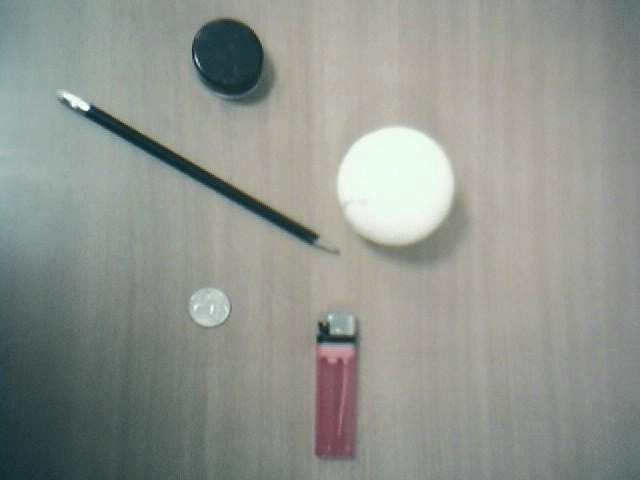
//> input picture imgproc/CreatingBounding/stuff.jpg, 640 x 480 px
$ ./CreatingBounding stuff.jpg   (built with g++ and OpenCV 4)
//> lines starting //> are read from the running program, lines starting //| are printed output that depends on the picture; after the words box and inside, x2 and y2 are one past the last pixel; in counts of white or black regions, pixels touching at a corner belong together
/**
 * 为轮廓创建边界框和圆：boundingRect(), minEnclosingCircle()
 *  - approxPolyDP()：把一个连续光滑曲线折线化
 */

#include <opencv2/imgcodecs.hpp>
#include <opencv2/highgui.hpp>
#include <opencv2/imgproc.hpp>
#include <iostream>

using namespace cv;
using namespace std;

Mat src_gray;
int thresh = 100;
RNG rng(12345);

/// Function header
void thresh_callback(int, void *);

int main(int argc, char *argv[]) {
    //! [setup]
    /// Load source image
    CommandLineParser parser(argc, argv, "{@input | stuff.jpg | input image}");
    Mat src = imread(samples::findFile(parser.get<String>("@input")));
//> src is the input picture: 480 rows x 640 cols, CV_8UC3; mean B, G, R 143.1, 148.5, 144.4
    if (src.empty()) {
        cout << "Could not open or find the image!\n" << endl;
        cout << "usage: " << argv[0] << " <Input image>" << endl;
        return -1;
    }

    /// Convert image to gray and blur it
    cvtColor(src, src_gray, COLOR_BGR2GRAY);
    blur(src_gray, src_gray, Size(3, 3));
    //! [setup]

    //! [createWindow]
    /// Create Window
    const char *source_window = "Source";
    namedWindow(source_window);
    imshow(source_window, src);
    //! [createWindow]

    //! [trackbar]
    const int max_thresh = 255;
    createTrackbar("Canny thresh:", source_window, &thresh, max_thresh, thresh_callback);
    thresh_callback(0, 0);
    //! [trackbar]

    waitKey();
    return 0;
}

/**
 * @function thresh_callback
 */
void thresh_callback(int, void *) {
    //! [Canny]
    /// Detect edges using Canny
    Mat canny_output;
    Canny(src_gray, canny_output, thresh, thresh * 2);
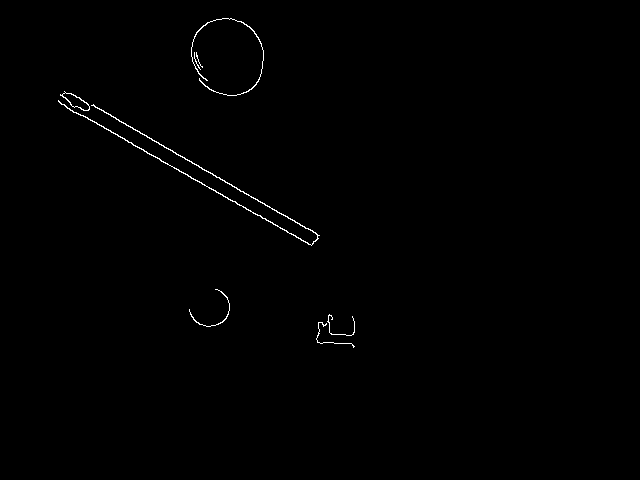
//> canny_output: 480 rows x 640 cols, CV_8UC1; 0.46% white in thin lines or dots, all inside (x1, y1, x2, y2) = (58, 18, 355, 348)
    //! [Canny]

    //! [findContours]
    /// Find contours
    vector<vector<Point> > contours;
    findContours(canny_output, contours, RETR_TREE, CHAIN_APPROX_SIMPLE);
//> contours = 9 contours, 4 with area under 20; largest, box (x1, y1, x2, y2) and area: (58, 100, 320, 246) 269, (60, 91, 90, 111) 233, (62, 92, 90, 111) 208, (191, 18, 264, 96) 64, (189, 289, 230, 327) 24
    //! [findContours]

    //! [allthework]
    /// Approximate contours to polygons + get bounding rects and circles
    vector<vector<Point> > contours_poly(contours.size());
//> contours_poly = 9 empty contours
    vector<Rect> boundRect(contours.size());
    vector<Point2f> centers(contours.size());
    vector<float> radius(contours.size());

    for (size_t i = 0; i < contours.size(); i++) {
        approxPolyDP(contours[i], contours_poly[i], 3, true);
        boundRect[i] = boundingRect(contours_poly[i]);
        minEnclosingCircle(contours_poly[i], centers[i], radius[i]);
    }
//> this loop made 9 passes
    //! [allthework]

    //! [zeroMat]
    Mat drawing = Mat::zeros(canny_output.size(), CV_8UC3);
    //! [zeroMat]

    //! [forContour]
    /// Draw polygonal contour + bonding rects + circles
    for (size_t i = 0; i < contours.size(); i++) {
        Scalar color = Scalar(rng.uniform(0, 256), rng.uniform(0, 256), rng.uniform(0, 256));
        drawContours(drawing, contours_poly, (int) i, color);
        rectangle(drawing, boundRect[i].tl(), boundRect[i].br(), color, 2);
        circle(drawing, centers[i], (int) radius[i], color, 2);
    }
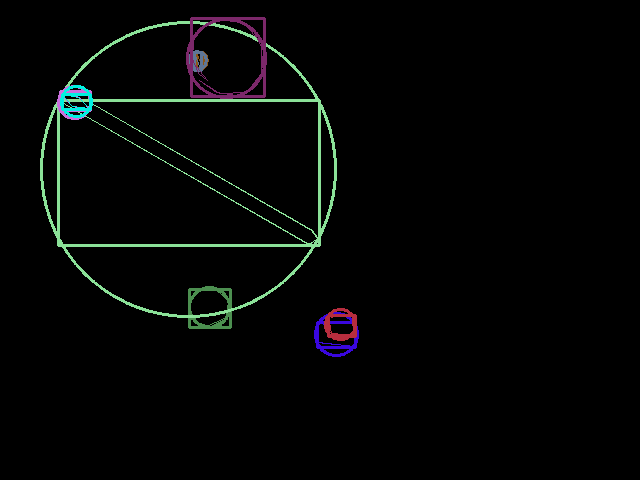
//> drawing: 480 rows x 640 cols, CV_8UC3; mean B, G, R 4.6, 5.2, 4
    //! [forContour]

    //! [showDrawings]
    /// Show in a window
    imshow("Contours", drawing);
    //! [showDrawings]
}
